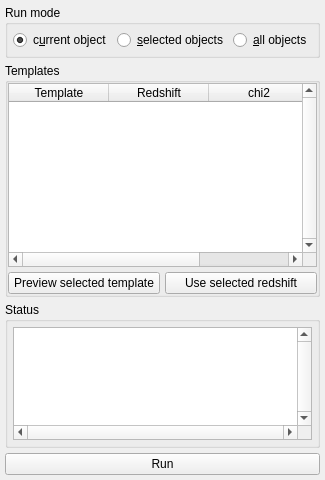
<?xml version="1.0" encoding="UTF-8"?>
<ui version="4.0">
 <class>RedrockWidget</class>
 <widget class="QWidget" name="RedrockWidget">
  <property name="geometry">
   <rect>
    <x>0</x>
    <y>0</y>
    <width>320</width>
    <height>480</height>
   </rect>
  </property>
  <layout class="QVBoxLayout" name="verticalLayout_7">
   <property name="spacing">
    <number>5</number>
   </property>
   <property name="leftMargin">
    <number>5</number>
   </property>
   <property name="topMargin">
    <number>5</number>
   </property>
   <property name="rightMargin">
    <number>5</number>
   </property>
   <property name="bottomMargin">
    <number>5</number>
   </property>
   <item>
    <widget class="QGroupBox" name="group_box_5">
     <property name="title">
      <string>Run mode</string>
     </property>
     <layout class="QHBoxLayout" name="horizontalLayout_5">
      <property name="spacing">
       <number>5</number>
      </property>
      <property name="leftMargin">
       <number>5</number>
      </property>
      <property name="topMargin">
       <number>5</number>
      </property>
      <property name="rightMargin">
       <number>5</number>
      </property>
      <property name="bottomMargin">
       <number>5</number>
      </property>
      <item>
       <widget class="QRadioButton" name="redrock_current_radio">
        <property name="text">
         <string>c&amp;urrent object</string>
        </property>
        <property name="checked">
         <bool>true</bool>
        </property>
       </widget>
      </item>
      <item>
       <widget class="QRadioButton" name="redrock_selected_radio">
        <property name="text">
         <string>&amp;selected objects</string>
        </property>
       </widget>
      </item>
      <item>
       <widget class="QRadioButton" name="redrock_all_radio">
        <property name="text">
         <string>&amp;all objects</string>
        </property>
        <property name="checked">
         <bool>false</bool>
        </property>
       </widget>
      </item>
     </layout>
    </widget>
   </item>
   <item>
    <widget class="QGroupBox" name="group_box_redrock_templates">
     <property name="title">
      <string>Templates</string>
     </property>
     <layout class="QVBoxLayout" name="verticalLayout_redrock_templates">
      <property name="spacing">
       <number>5</number>
      </property>
      <property name="leftMargin">
       <number>0</number>
      </property>
      <property name="topMargin">
       <number>0</number>
      </property>
      <property name="rightMargin">
       <number>0</number>
      </property>
      <property name="bottomMargin">
       <number>0</number>
      </property>
      <item>
       <widget class="QTableWidget" name="redrock_templates_table_widget">
        <property name="verticalScrollBarPolicy">
         <enum>Qt::ScrollBarPolicy::ScrollBarAlwaysOn</enum>
        </property>
        <property name="editTriggers">
         <set>QAbstractItemView::EditTrigger::NoEditTriggers</set>
        </property>
        <property name="selectionMode">
         <enum>QAbstractItemView::SelectionMode::SingleSelection</enum>
        </property>
        <property name="selectionBehavior">
         <enum>QAbstractItemView::SelectionBehavior::SelectRows</enum>
        </property>
        <property name="sortingEnabled">
         <bool>true</bool>
        </property>
        <attribute name="horizontalHeaderStretchLastSection">
         <bool>true</bool>
        </attribute>
        <column>
         <property name="text">
          <string>Template</string>
         </property>
        </column>
        <column>
         <property name="text">
          <string>Redshift</string>
         </property>
        </column>
        <column>
         <property name="text">
          <string>chi2</string>
         </property>
        </column>
       </widget>
      </item>
      <item>
       <layout class="QHBoxLayout" name="horizontalLayout_rr_buttons">
        <item>
         <widget class="QPushButton" name="redrock_preview_button">
          <property name="text">
           <string>Preview selected template</string>
          </property>
         </widget>
        </item>
        <item>
         <widget class="QPushButton" name="redrock_use_z_button">
          <property name="text">
           <string>Use selected redshift</string>
          </property>
         </widget>
        </item>
       </layout>
      </item>
     </layout>
    </widget>
   </item>
   <item>
    <widget class="QGroupBox" name="group_box_6">
     <property name="title">
      <string>Status</string>
     </property>
     <layout class="QVBoxLayout" name="verticalLayout_9">
      <property name="spacing">
       <number>5</number>
      </property>
      <property name="leftMargin">
       <number>5</number>
      </property>
      <property name="topMargin">
       <number>5</number>
      </property>
      <property name="rightMargin">
       <number>5</number>
      </property>
      <property name="bottomMargin">
       <number>5</number>
      </property>
      <item>
       <widget class="QTextEdit" name="redrock_text_edit">
        <property name="maximumSize">
         <size>
          <width>16777215</width>
          <height>120</height>
         </size>
        </property>
        <property name="verticalScrollBarPolicy">
         <enum>Qt::ScrollBarPolicy::ScrollBarAlwaysOn</enum>
        </property>
        <property name="horizontalScrollBarPolicy">
         <enum>Qt::ScrollBarPolicy::ScrollBarAlwaysOn</enum>
        </property>
        <property name="undoRedoEnabled">
         <bool>false</bool>
        </property>
        <property name="lineWrapMode">
         <enum>QTextEdit::LineWrapMode::NoWrap</enum>
        </property>
        <property name="readOnly">
         <bool>true</bool>
        </property>
       </widget>
      </item>
     </layout>
    </widget>
   </item>
   <item>
    <widget class="QPushButton" name="redrock_run_button">
     <property name="text">
      <string>Run</string>
     </property>
    </widget>
   </item>
  </layout>
 </widget>
 <resources/>
 <connections/>
</ui>
